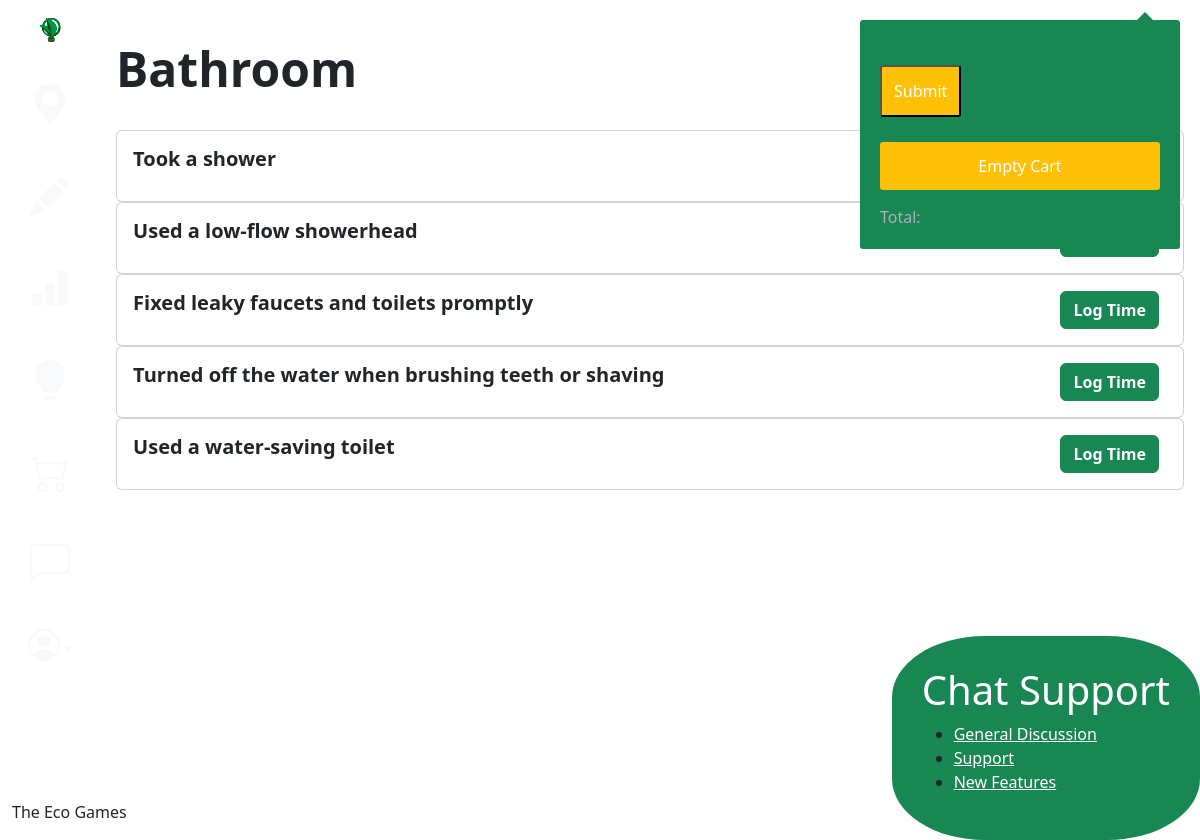
Screenshot of /game/activities/72 (signed in) with the database file from the repository.
### game/models.py (models this page shows)
class Category(models.Model):
    name=models.CharField(max_length=128)
    def __str__(self):
        return self.name

class Activity(models.Model):
    title = models.TextField(max_length=128, unique=True)
    points=models.IntegerField()
    cat=models.ForeignKey(Category, on_delete=models.CASCADE)
    class ActivityType(models.TextChoices):
        TIMEREQUIRED = 'TR', ('Time required')
        TIMENOTREQUIRED = 'TNR', ('Time not required')
    type=models.CharField(max_length=4, default=ActivityType.TIMENOTREQUIRED)
    def __str__(self):
        return self.title

### game/views.py (the view)
# urls.py: path('activities/<int:pk>', views.ActivitiesDetailView.as_view(), name='activitiesDetails'),
class ActivitiesDetailView(LoginRequiredMixin, DetailView):
    model=Category
    template_name="game/activitiesDetail.html"
    def get_context_data(self, **kwargs):
        context={}
        category=get_object_or_404(Category, pk=self.kwargs['pk'])
        player, created = Challenger.objects.get_or_create(user=self.request.user)
        player.save()
        context['line_items']=getCartItems(player)
        cart, created = UserCart.objects.get_or_create(challenger=player)
        cart.save()
        context['activity_list']=Activity.objects.filter(cat=category)
        context['category']=category
        context['cart'] = cart
        print(context['activity_list'])
        print(context['category'])
        test=Activity.objects.filter(id=78)
        return context

### game/views.py (called while the page is built)
@login_required
def getCartItems(player):
    cart, created = UserCart.objects.get_or_create(challenger=player)
    cart.save()
    context={}
    context['line_items'] = LineItem.objects.filter(cart=cart, checkedOut=False, dateRecorded=date.today()) #set up the line items
    return context['line_items']

### game/templates/game/activitiesDetail.html (shortened to what this page needs)
{% extends 'base.html' %}
{% block content %}
{% load static %}
<br>
<h1 class="display-5 fw-bold">{{category.name}}</h1>
<br>
<div class="col">
    {% for activity in activity_list %}
    <div class="card" id = "activityDetails">
      <div class="card-body d-flex justify-content-between">
        <h5 class="card-title"><strong>{{activity.title}}</strong></h5>
        <div id="buttons" class="d-flex">
          {% if activity.type == 'TR' %}
          <button type="button" class="btn btn-success log-time-button me-2" data-bs-toggle="modal" data-bs-target="#trModal" onclick="setFields({{activity.id}})"><strong>Log Time and Duration</strong></button>
          {% else %}
          <button type="button" class="btn btn-success log-time-button me-2" data-bs-toggle="modal" data-bs-target="#tnrModal" onclick="setFields({{activity.id}})"><strong>Log Time</strong></button>
          {% endif %}
        </div>
      </div>
    </div>
    {% endfor %}
  </div>
{% endblock content %}

### rows the page displays
Category: name "Bathroom"
Activity: title "Took a shower"
Activity: title "Used a low-flow showerhead"
Activity: title "Fixed leaky faucets and toilets promptly"
Activity: title "Turned off the water when brushing teeth or shaving"
Activity: title "Used a water-saving toilet"
